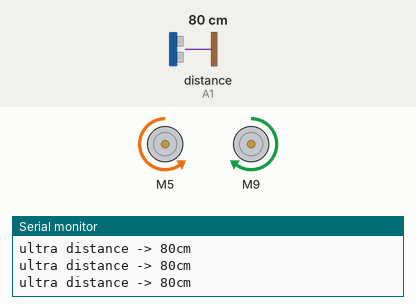
The sketch below on a simulated Arduino Uno, built with avr-gcc and run on an emulated ATmega328P. Parts: 2 × DC motor (green arrow = forward, orange = backward, longer = faster), the last lines printed to the serial monitor. Wiring (inferred from the names in the program): ultrasonic range finder: trigger A0; echo A1. The inputs (shaded band) are chosen by the test bench; at power-on: distance to the obstacle (sensor on A1) 80 cm. The echo pulse lasts 58.3 µs per cm.

Above: at 1.3 s.
1.4 s: distance to the obstacle (sensor on A1) set to 23 cm
2.9 s: distance to the obstacle (sensor on A1) set to 18 cm
At 4.2 s:
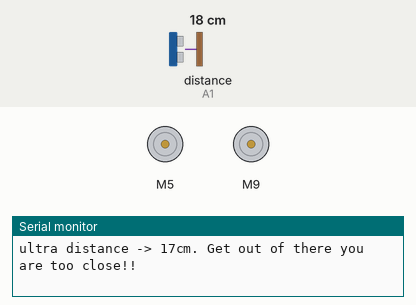
4.5 s: distance to the obstacle (sensor on A1) set to 299 cm
At 5.3 s:
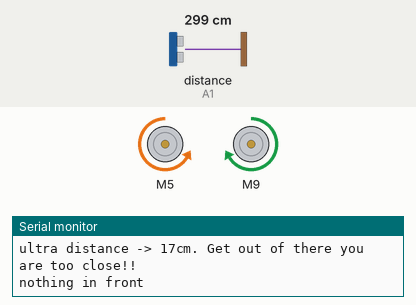
6.5 s: distance to the obstacle (sensor on A1) set to 296 cm
At 7.3 s:
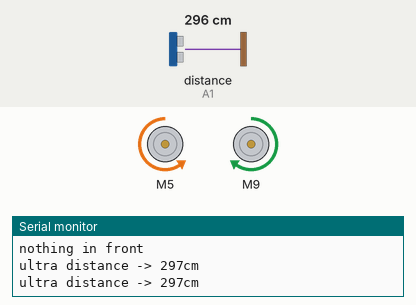
Timing chart, 0 to 9.1 s (numbered marks = the images above; inputs shaded):
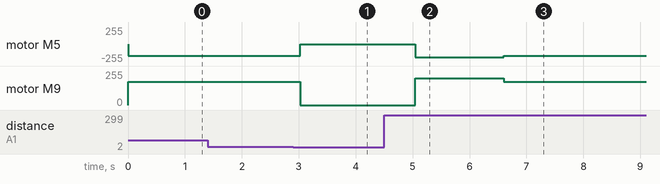

The sketch:

ultrasonicTest.ino
```cpp
/*
  base class to get the car working in object oriented programming
  For the 2019 Manditory Tech course

  Author: Phil Legge 12/11/18
  email: phil.legge@det.nsw.edu.au
*/

#include "CarBase.h"
#define trigPin A0
#define echoPin A1

//create variables one CarBase object and an integer value
 CarBase *myBase;
 int carDistance;

void setup(){
  myBase = new CarBase();
  Serial.begin(9600); // this is for the output to the terminal (comment out after testing)
}

void loop(){
  carDistance = ultraSonicDistance(trigPin,echoPin);// first the distance is queried from the ultrasonic
  if (carDistance > 0){  //logical decision based on ultrasonic return larger than zero
      if(carDistance < 20){ //logical decision based on ultrasonic return smaller than 20cm
        Serial.print("ultra distance -> ");Serial.print(carDistance);Serial.println("cm. Get out of there you are too close!!");
        myBase->driveForward(0,0);
        delay(1000);
      }else{ //logical reaction based on ultrasonic return larger than 20 less than 3m
        Serial.print("ultra distance -> ");Serial.print(carDistance);Serial.println("cm");
        myBase->driveForward(175,175); //you
        delay(500);
      }
  }else {  //logical reaction based on ultrasonic return less than 0 (distance greater than 3m or reflected not returned?)
      Serial.println("nothing in front");
      myBase->driveForward(200,200);
      delay(500);
      }
}

/****************ultraSonic distance function*****************************/
  int ultraSonicDistance(int trig, int echo){
    // returns error code or value for use in logic conditions bsed on offset to object infront
    long duration;
    int distance;
    pinMode(trig, OUTPUT);
    pinMode(echo, INPUT);
    digitalWrite(trig, LOW);
    delayMicroseconds(2);
    digitalWrite(trig, HIGH);
    delayMicroseconds(10);
    digitalWrite(trig, LOW);
    duration = pulseIn(echo, HIGH);
    distance = (duration/2) / 29;
    if (distance >= 300 ){ // return -1 if bigger than 3m
      return -1;
    }
    else if(distance <= 0){ // returns 0 for error or zero results
      return 0;
    }
    else {
      return distance; // returns a value if test is between 0m and 3m
    }
    delay(100);
  }
/***********************************************************************/
```

CarBase.cpp
```cpp
/*
  base class function definitions to get the car working in object oriented programming
  For the 2019 Manditory Tech course

  Author: Phil Legge 12/11/18
  email: phil.legge@det.nsw.edu.au
*/

#include "CarBase.h"

  CarBase::CarBase(){
      // signal pins need to be pwm pins on the UNO board (~ near the number)
      rightSignal = 3;  //ENB
      leftSignal = 10;  //ENA
      // these pins don't need to be pwm
      rightIn1 = 5; //IN3
      rightIn2 = 4;  //IN4
      leftIn1 = 9;  //IN1
      leftIn2 = 6;  //IN2

      // the small cheap red motor controller available everywhere is the L298N
      _motorRight = new L298N(rightSignal,rightIn1,rightIn2);
      _motorLeft = new L298N(leftSignal,leftIn1,leftIn2);
    }
  void CarBase::driveForward(unsigned short rightWheel, unsigned short leftWheel){
      _motorRight->setSpeed(rightWheel);
      _motorLeft->setSpeed(leftWheel);
      _motorRight->backward();
      _motorLeft->forward();
    }
  void CarBase::driveBackward(unsigned short rightWheel, unsigned short leftWheel){
      _motorRight->setSpeed(rightWheel);
      _motorLeft->setSpeed(leftWheel);
      _motorRight->forward();
      _motorLeft->backward();

    }
  void CarBase::rotateRight(unsigned short turnSpeed){
      _motorRight->setSpeed(turnSpeed);
      _motorLeft->setSpeed(turnSpeed);
      _motorRight->backward();
      _motorLeft->backward();

    }
  void CarBase::rotateLeft(unsigned short turnSpeed){
      _motorRight->setSpeed(turnSpeed);
      _motorLeft->setSpeed(turnSpeed);
      _motorRight->forward();
      _motorLeft->forward();

    }
```

CarBase.h
```cpp
/*
  base class library to get the car working in object oriented programming
  For the 2019 Manditory Tech course

  Author: Phil Legge 12/11/18
  email: phil.legge@det.nsw.edu.au
*/

#ifndef CARBASE_H
#define CARBASE_H

#include <L298N.h>

	class CarBase{
		public:
		  const int MAX_SPEED = 255;
		  const int THREE_QUARTER_SPEED = 138;
		  const int HALF_SPEED = 92;
		  const int QUARTER_SPEED = 46;
		  const int MIN_SPEED = 15;
		  int rightSignal, rightIn1, rightIn2;
		  int leftSignal, leftIn1, leftIn2;

		  CarBase();

		  void driveForward(unsigned short rightWheel, unsigned short leftWheel);
		  void driveBackward(unsigned short rightWheel, unsigned short leftWheel);
		  void rotateRight(unsigned short turnSpeed);
		  void rotateLeft(unsigned short turnSpeed);
		private:
			L298N *_motorRight;
			L298N *_motorLeft;
	};

#endif
```

Measured:
- the behaviour switches between 21 and 20 cm on distance to the obstacle (sensor on A1) (found by bisection; images 0 and 1)
- after the input at 2.9 s, motor M5: backward 175/255 → stopped after 0.13 s; motor M9: forward 175/255 → stopped after 0.13 s
- after the input at 4.5 s, motor M5: stopped → backward 200/255 after 0.55 s; motor M9: stopped → forward 200/255 after 0.55 s
- after the input at 6.5 s, motor M5: backward 200/255 → backward 175/255 after 0.10 s; motor M9: forward 200/255 → forward 175/255 after 0.10 s
